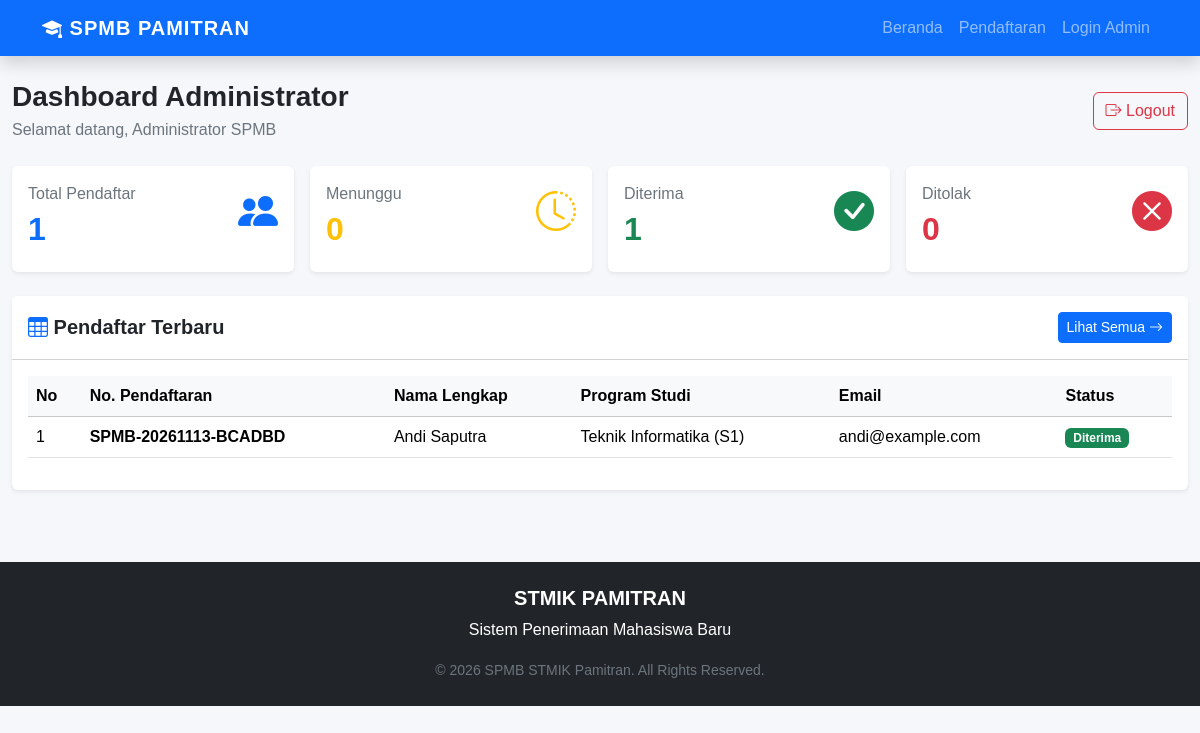
Page /admin/dashboard.php (signed in) on the committed database.
### tables this page shows
CREATE TABLE `pendaftar` (
  `id` int(11) NOT NULL AUTO_INCREMENT,
  `no_pendaftaran` varchar(30) NOT NULL,
  `nik` varchar(16) NOT NULL,
  `nama_lengkap` varchar(150) NOT NULL,
  `tempat_lahir` varchar(100) NOT NULL,
  `tanggal_lahir` date NOT NULL,
  `jenis_kelamin` enum('L','P') NOT NULL,
  `alamat` text NOT NULL,
  `no_hp` varchar(20) NOT NULL,
  `email` varchar(100) NOT NULL,
  `asal_sekolah` varchar(150) NOT NULL,
  `program_studi_id` int(11) NOT NULL,
  `tahun_akademik_id` int(11) NOT NULL,
  `status` enum('Menunggu','Diterima','Ditolak') NOT NULL DEFAULT 'Menunggu',
  `created_at` timestamp NOT NULL DEFAULT current_timestamp(),
  `updated_at` timestamp NOT NULL DEFAULT current_timestamp() ON UPDATE current_timestamp(),
  PRIMARY KEY (`id`),
  UNIQUE KEY `no_pendaftaran` (`no_pendaftaran`),
  UNIQUE KEY `nik` (`nik`),
  KEY `fk_pendaftar_prodi` (`program_studi_id`),
  KEY `fk_pendaftar_tahun` (`tahun_akademik_id`),
  CONSTRAINT `fk_pendaftar_prodi` FOREIGN KEY (`program_studi_id`) REFERENCES `program_studi` (`id`) ON UPDATE CASCADE,
  CONSTRAINT `fk_pendaftar_tahun` FOREIGN KEY (`tahun_akademik_id`) REFERENCES `tahun_akademik` (`id`) ON UPDATE CASCADE
);

CREATE TABLE `program_studi` (
  `id` int(11) NOT NULL AUTO_INCREMENT,
  `kode_prodi` varchar(10) NOT NULL,
  `nama_prodi` varchar(100) NOT NULL,
  `jenjang` varchar(10) NOT NULL,
  `created_at` timestamp NOT NULL DEFAULT current_timestamp(),
  PRIMARY KEY (`id`),
  UNIQUE KEY `kode_prodi` (`kode_prodi`)
);

### includes/functions.php (called while the page is built, shortened)
<?php
function e($value)
{
    return htmlspecialchars(
        (string) $value,
        ENT_QUOTES | ENT_SUBSTITUTE,
        'UTF-8'
    );
}

### admin/dashboard.php (the view, shortened to what this page needs)
<?php
require_once __DIR__ . '/../config/database.php';
$sql_stats = "SELECT COUNT(*) AS total, SUM(status = 'Menunggu') AS menunggu, SUM(status = 'Diterima') AS diterima, SUM(status = 'Ditolak') AS ditolak FROM pendaftar";
$stmt_stats = $pdo->prepare($sql_stats);
$stmt_stats->execute();
$stats = $stmt_stats->fetch();
$sql_recent = "SELECT p.id, p.no_pendaftaran, p.nik, p.nama_lengkap, p.email, p.status, p.created_at, ps.nama_prodi, ps.jenjang FROM pendaftar p INNER JOIN program_studi ps ON p.program_studi_id = ps.id ORDER BY p.id DESC LIMIT 5";
$stmt_recent = $pdo->prepare($sql_recent);
$stmt_recent->execute();
$pendaftar_terbaru = $stmt_recent->fetchAll();
require_once __DIR__ . '/../includes/header.php';
?>
<div class="container-fluid py-4">
    <div class="d-flex justify-content-between align-items-center mb-4">
        <div>
            <h3 class="fw-bold mb-1">
                Dashboard Administrator
            </h3>
            <p class="text-secondary mb-0">
                Selamat datang, <?= e($_SESSION['admin_nama']) ?>
            </p>
        </div>
        <a href="logout.php" class="btn btn-outline-danger">
            <i class="bi bi-box-arrow-right"></i>
            Logout
        </a>
    </div>
    <div class="row g-3 mb-4">
        <div class="col-md-6 col-xl-3">
            <div class="card shadow-sm border-0 h-100">
                <div class="card-body">
                    <div class="d-flex justify-content-between">
                        <div>
                            <p class="text-secondary mb-1">
                                Total Pendaftar
                            </p>
                            <h2 class="fw-bold text-primary">
                                <?= (int) $stats['total'] ?>
                            </h2>
                        </div>
                        <i class="bi bi-people-fill text-primary"
                           style="font-size: 40px;"></i>
                    </div>
                </div>
            </div>
        </div>
        <div class="col-md-6 col-xl-3">
            <div class="card shadow-sm border-0 h-100">
                <div class="card-body">
                    <div class="d-flex justify-content-between">
                        <div>
                            <p class="text-secondary mb-1">
                                Menunggu
                            </p>
                            <h2 class="fw-bold text-warning">
                                <?= (int) $stats['menunggu'] ?>
                            </h2>
                        </div>
                        <i class="bi bi-clock-history text-warning"
                           style="font-size: 40px;"></i>
                    </div>
                </div>
            </div>
        </div>
        <div class="col-md-6 col-xl-3">
            <div class="card shadow-sm border-0 h-100">
                <div class="card-body">
                    <div class="d-flex justify-content-between">
                        <div>
                            <p class="text-secondary mb-1">
                                Diterima
                            </p>
                            <h2 class="fw-bold text-success">
                                <?= (int) $stats['diterima'] ?>
                            </h2>
                        </div>
                        <i class="bi bi-check-circle-fill text-success"
                           style="font-size: 40px;"></i>
                    </div>
                </div>
            </div>
        </div>
        <div class="col-md-6 col-xl-3">
            <div class="card shadow-sm border-0 h-100">
                <div class="card-body">
                    <div class="d-flex justify-content-between">
                        <div>
                            <p class="text-secondary mb-1">
                                Ditolak
                            </p>
                            <h2 class="fw-bold text-danger">
                                <?= (int) $stats['ditolak'] ?>
                            </h2>
                        </div>
                        <i class="bi bi-x-circle-fill text-danger"
                           style="font-size: 40px;"></i>
                    </div>
                </div>
            </div>
        </div>
    </div>
    <div class="card shadow-sm border-0">
        <div class="card-header bg-white p-3">
            <div class="d-flex justify-content-between align-items-center">
                <h5 class="fw-bold mb-0">
                    <i class="bi bi-table text-primary"></i>
                    Pendaftar Terbaru
                </h5>
                <a href="<?= BASE_URL ?>/admin/pendaftar/index.php"
                   class="btn btn-primary btn-sm">
                    Lihat Semua
                    <i class="bi bi-arrow-right"></i>
                </a>
            </div>
        </div>
        <div class="card-body">
            <div class="table-responsive">
                <table class="table table-hover align-middle">
                    <thead class="table-light">
                        <tr>
                            <th>No</th>
                            <th>No. Pendaftaran</th>
                            <th>Nama Lengkap</th>
                            <th>Program Studi</th>
                            <th>Email</th>
                            <th>Status</th>
                        </tr>
                    </thead>
                    <tbody>
                        <?php if (count($pendaftar_terbaru) > 0): ?>
                            <?php $no = 1; ?>
                            <?php foreach ($pendaftar_terbaru as $row): ?>
                                <tr>
                                    <td><?= $no++ ?></td>
                                    <td>
                                        <span class="fw-semibold">
                                            <?= e($row['no_pendaftaran']) ?>
                                        </span>
                                    </td>
                                    <td>
                                        <?= e($row['nama_lengkap']) ?>
                                    </td>
                                    <td>
                                        <?= e($row['nama_prodi']) ?>
                                        (<?= e($row['jenjang']) ?>)
                                    </td>
                                    <td>
                                        <?= e($row['email']) ?>
                                    </td>
                                    <td>
                                        <?php if ($row['status'] === 'Menunggu'): ?>
                                            <span class="badge bg-warning text-dark">
                                                Menunggu
                                            </span>
                                        <?php elseif ($row['status'] === 'Diterima'): ?>
                                            <span class="badge bg-success">
                                                Diterima
                                            </span>
                                        <?php else: ?>
                                            <span class="badge bg-danger">
                                                Ditolak
                                            </span>
                                        <?php endif; ?>
                                    </td>
                                </tr>
                            <?php endforeach; ?>
                        <?php endif; ?>
                    </tbody>
                </table>
            </div>
        </div>
    </div>
</div>
<?php
require_once __DIR__ . '/../includes/footer.php';
?>

### assets/css/style.css (style rules this page uses)
body { background-color: #f5f7fb; font-family: Arial, sans-serif; min-height: 100vh; }

### rows in the picture
pendaftar: no_pendaftaran "SPMB-20261113-BCADBD", nama_lengkap "Andi Saputra", program_studi.nama_prodi "Teknik Informatika", program_studi.jenjang "S1", email "andi@example.com", status "Diterima"

### other values in the picture
$_SESSION['admin_nama'] "Administrator SPMB"
$stats['total'] "1"
$stats['menunggu'] "0"
$stats['diterima'] "1"
$stats['ditolak'] "0"
